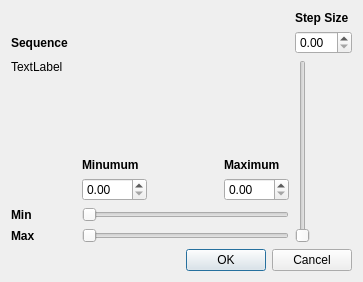
<?xml version="1.0" encoding="UTF-8"?>
<ui version="4.0">
 <class>RangeStepDlg</class>
 <widget class="QDialog" name="RangeStepDlg">
  <property name="geometry">
   <rect>
    <x>0</x>
    <y>0</y>
    <width>363</width>
    <height>282</height>
   </rect>
  </property>
  <property name="windowTitle">
   <string>Range Selection</string>
  </property>
  <layout class="QGridLayout" name="gridLayout">
   <item row="3" column="0" colspan="4">
    <widget class="QLabel" name="sequence">
     <property name="sizePolicy">
      <sizepolicy hsizetype="Preferred" vsizetype="Expanding">
       <horstretch>0</horstretch>
       <verstretch>0</verstretch>
      </sizepolicy>
     </property>
     <property name="text">
      <string>TextLabel</string>
     </property>
     <property name="alignment">
      <set>Qt::AlignLeading|Qt::AlignLeft|Qt::AlignTop</set>
     </property>
     <property name="wordWrap">
      <bool>true</bool>
     </property>
    </widget>
   </item>
   <item row="3" column="4" rowspan="5">
    <widget class="QSlider" name="stepSlider">
     <property name="orientation">
      <enum>Qt::Vertical</enum>
     </property>
    </widget>
   </item>
   <item row="4" column="1">
    <widget class="QLabel" name="label_2">
     <property name="font">
      <font>
       <weight>75</weight>
       <bold>true</bold>
      </font>
     </property>
     <property name="text">
      <string>Minumum</string>
     </property>
    </widget>
   </item>
   <item row="4" column="3">
    <widget class="QLabel" name="label_3">
     <property name="font">
      <font>
       <weight>75</weight>
       <bold>true</bold>
      </font>
     </property>
     <property name="text">
      <string>Maximum</string>
     </property>
    </widget>
   </item>
   <item row="7" column="1" colspan="3">
    <widget class="QSlider" name="maxSlider">
     <property name="orientation">
      <enum>Qt::Horizontal</enum>
     </property>
    </widget>
   </item>
   <item row="5" column="2">
    <spacer name="horizontalSpacer">
     <property name="orientation">
      <enum>Qt::Horizontal</enum>
     </property>
     <property name="sizeType">
      <enum>QSizePolicy::Maximum</enum>
     </property>
     <property name="sizeHint" stdset="0">
      <size>
       <width>40</width>
       <height>20</height>
      </size>
     </property>
    </spacer>
   </item>
   <item row="2" column="0" colspan="4">
    <widget class="QLabel" name="label_4">
     <property name="font">
      <font>
       <weight>75</weight>
       <bold>true</bold>
      </font>
     </property>
     <property name="text">
      <string>Sequence</string>
     </property>
    </widget>
   </item>
   <item row="1" column="4">
    <widget class="QLabel" name="label">
     <property name="font">
      <font>
       <weight>75</weight>
       <bold>true</bold>
      </font>
     </property>
     <property name="text">
      <string>Step Size</string>
     </property>
    </widget>
   </item>
   <item row="6" column="1" colspan="3">
    <widget class="QSlider" name="minSlider">
     <property name="orientation">
      <enum>Qt::Horizontal</enum>
     </property>
    </widget>
   </item>
   <item row="6" column="0">
    <widget class="QLabel" name="label_5">
     <property name="font">
      <font>
       <weight>75</weight>
       <bold>true</bold>
      </font>
     </property>
     <property name="text">
      <string>Min</string>
     </property>
    </widget>
   </item>
   <item row="7" column="0">
    <widget class="QLabel" name="label_6">
     <property name="font">
      <font>
       <weight>75</weight>
       <bold>true</bold>
      </font>
     </property>
     <property name="text">
      <string>Max</string>
     </property>
    </widget>
   </item>
   <item row="8" column="0" colspan="5">
    <widget class="QDialogButtonBox" name="buttonBox">
     <property name="standardButtons">
      <set>QDialogButtonBox::Cancel|QDialogButtonBox::Ok</set>
     </property>
    </widget>
   </item>
   <item row="5" column="1">
    <widget class="QDoubleSpinBox" name="min">
     <property name="singleStep">
      <double>0.100000000000000</double>
     </property>
    </widget>
   </item>
   <item row="5" column="3">
    <widget class="QDoubleSpinBox" name="max">
     <property name="singleStep">
      <double>0.100000000000000</double>
     </property>
    </widget>
   </item>
   <item row="2" column="4">
    <widget class="QDoubleSpinBox" name="step">
     <property name="singleStep">
      <double>0.100000000000000</double>
     </property>
    </widget>
   </item>
  </layout>
 </widget>
 <tabstops>
  <tabstop>buttonBox</tabstop>
  <tabstop>step</tabstop>
  <tabstop>stepSlider</tabstop>
  <tabstop>min</tabstop>
  <tabstop>max</tabstop>
  <tabstop>minSlider</tabstop>
  <tabstop>maxSlider</tabstop>
 </tabstops>
 <resources/>
 <connections>
  <connection>
   <sender>buttonBox</sender>
   <signal>accepted()</signal>
   <receiver>RangeStepDlg</receiver>
   <slot>accept()</slot>
   <hints>
    <hint type="sourcelabel">
     <x>223</x>
     <y>272</y>
    </hint>
    <hint type="destinationlabel">
     <x>163</x>
     <y>233</y>
    </hint>
   </hints>
  </connection>
  <connection>
   <sender>buttonBox</sender>
   <signal>rejected()</signal>
   <receiver>RangeStepDlg</receiver>
   <slot>reject()</slot>
   <hints>
    <hint type="sourcelabel">
     <x>336</x>
     <y>272</y>
    </hint>
    <hint type="destinationlabel">
     <x>349</x>
     <y>160</y>
    </hint>
   </hints>
  </connection>
 </connections>
</ui>
